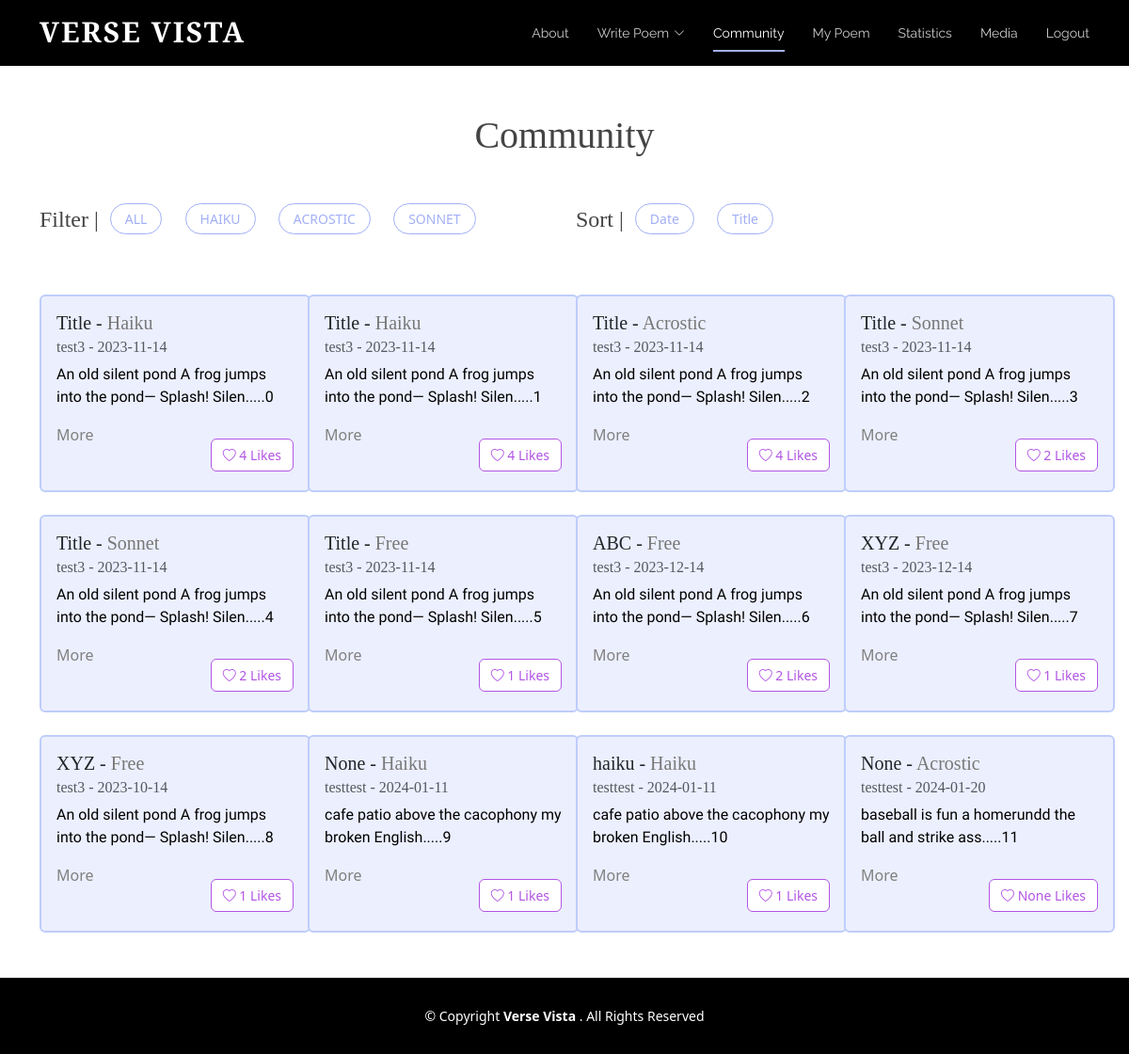
Page /board (signed in) on the earlier database version.
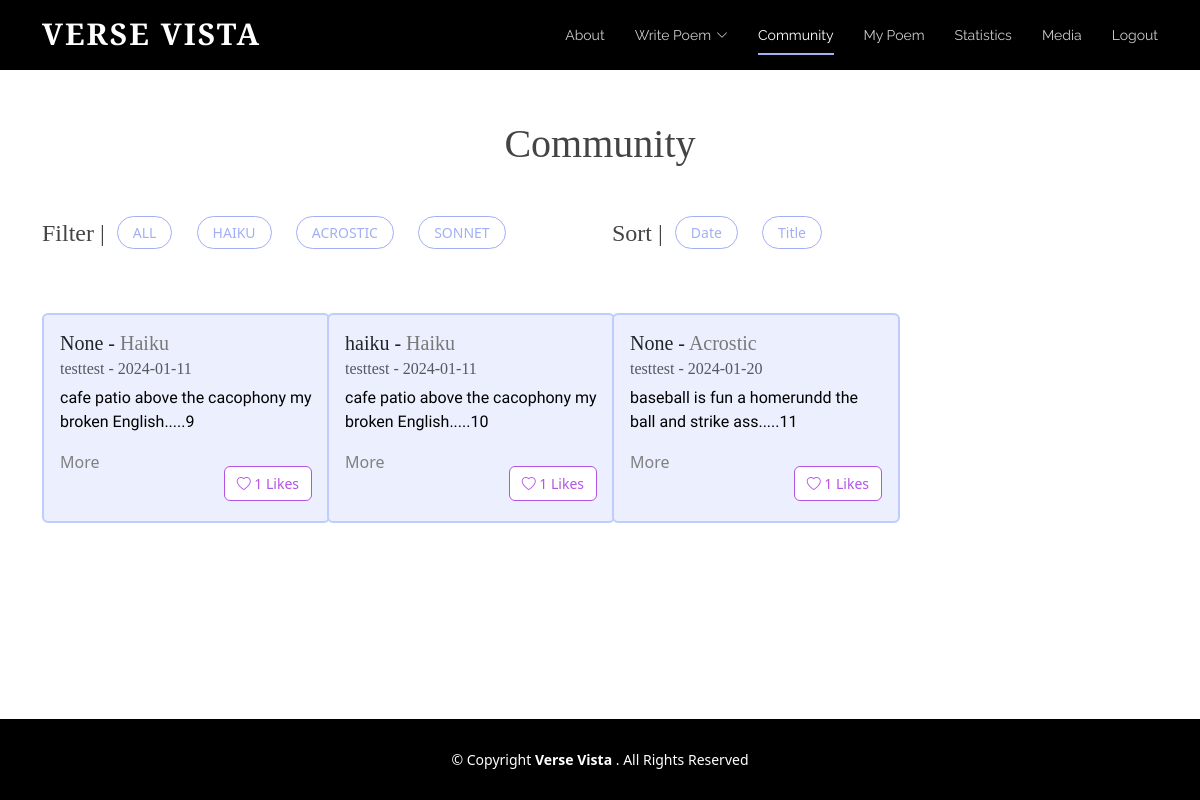
Same page on the later database version.
### tables this page shows
CREATE TABLE "Poem" (
	"username"	TEXT,
	"content"	TEXT,
	"date"	TEXT,
	"title"	TEXT,
	"type"	TEXT
, "id"	INTEGER, "numLikes"	INTEGER);

### app.py (the view)
@app.route("/board", methods=['GET', 'POST'])
def board():
	isLogin = False
	if request.method == "POST":
		pass
	else:
		isLogin = True
		conn = sqlite3.connect('static/database.db')
		cursor = conn.cursor()
		query = """
			SELECT P.username, P.content, P.date, P.title, P.type,P.id, P.numLikes,
				   COALESCE(L.liked, 0) AS liked
			FROM Poem P
			LEFT JOIN Likes L ON P.id = L.poem_id AND L.username = ?
		"""
		cursor.execute(query, (session.get("username"),))
		rows = cursor.fetchall()
		num_poems = len(rows)
		usernames = []  # ["scott", "alice"]
		contents = []  # ["poem...", "poem2..."]
		dates = []  # ["2023-12-12", "2022-10-10"]
		titles = []
		types = []
		likes = []
		ids = []
		num_likes = []
		for row in rows:
			usernames.append(row[0])
			contents.append(row[1])
			dates.append(row[2])
			titles.append(row[3])
			types.append(row[4].title())
			likes.append(row[7])
			num_likes.append(row[6])
			ids.append(row[5])
		print(likes)
		print(ids)
		print("AAAAA",num_poems)
		if "username" not in session:
			isLogin = False
			return redirect(url_for('login'))
		else:
			isLogin = True
		return render_template('board.html',ids=ids, usernames=usernames, contents=contents,
							   dates=dates, titles=titles, types=types, liked_status=likes,
							   num_poems=num_poems, num_likes = num_likes,isLogin=isLogin)

### templates/board.html (shortened to what this page needs)
<!DOCTYPE html>
<html lang="en">
  <head>
    <link href="../static/vendor/aos/aos.css" rel="stylesheet">
    <link href="../static/vendor/bootstrap/css/bootstrap.min.css" rel="stylesheet">
    <link href="../static/vendor/bootstrap-icons/bootstrap-icons.css" rel="stylesheet">
    <link href="../static/vendor/boxicons/css/boxicons.min.css" rel="stylesheet">
    <link href="../static/vendor/glightbox/css/glightbox.min.css" rel="stylesheet">
    <link href="../static/vendor/swiper/swiper-bundle.min.css" rel="stylesheet">
    <link href="../static/css/style.css" rel="stylesheet">
  </head>
<body class="d-flex flex-column min-vh-100">
      <header id="header" class="fixed-top d-flex align-items-center">
        <div class="container d-flex justify-content-between">
          <div class="logo">
            <h1><a href="{{url_for('index')}}">Verse Vista
</a></h1>
          </div>
          <nav id="navbar" class="navbar">
        <ul>
          <li><a class="nav-link scrollto" href="{{url_for('index')}}#about">About</a></li>
          <li class="dropdown"><a href="{{url_for('bwrite')}}"><span>Write Poem</span> <i class="bi bi-chevron-down"></i></a>
          </li>
          <li><a class="nav-link scrollto active" href="{{url_for('board')}}">Community</a></li>
                      <li><a class="nav-link scrollto" href="{{url_for('mypage')}}">My Poem</a></li>
          <li><a class="nav-link scrollto" href="{{url_for('statistics')}}">Statistics</a></li>
          <li><a class="nav-link scrollto" href="{{url_for('statistics')}}">Media</a></li>
          {% if isLogin %}
            <li><a class="nav-link scrollto" href="{{url_for('logout')}}">Logout</a></li>
          {% else %}
            <li><a class="nav-link scrollto" href="{{url_for('login')}}">Login</a></li>
          {% endif %}
        </ul>
          </nav>
        </div>
      </header>
  <main class="flex-grow-1">
        <div class="container board-top">
          <h1 class="mb-5 text-center">Community</h1>
          <div class="row mb-4">
            <div class="col-lg-6 d-flex">
                <h4>Filter |</h4>
                <ul class="poem-filters">
                  <li data-filter = "*">ALL</li>
                  <li data-filter = ".filter-Haiku">HAIKU</li>
                  <li data-filter = ".filter-Acrostic">ACROSTIC</li>
                  <li data-filter = ".filter-Sonnet">SONNET</li>
                </ul>
            </div>
            <div class="col-lg-6 d-flex">
                <h4>Sort |</h4>
                <ul class="poem-filters">
                    <li class="sorting" data-sort-by ="date">Date</li>
                    <li class="sorting"  data-sort-by ="title">Title</li>
                </ul>
            </div>
          </div>
          <div class="row poem-container">
            {% for i in range(num_poems) %}
              {% if i < 4 %}
                <div class="col-md-6 col-lg-3 poem-item filter-{{types[i]}} mt-4 mt-md-4" data-title="{{titles[i]}}" data-date="{{dates[i][0:10]}}" data-type="{{types[i]}}">
              {% else %}
                <div class="col-md-6 col-lg-3 poem-item filter-{{types[i]}} mt-4 mt-md-4 mt-lg-4"data-title="{{titles[i]}}"  data-date="{{ dates[i][0:10]}}" data-type="{{types[i]}}">
              {% endif %}
              <div class="card poem-card mx-auto" style="width: 18rem;">
                <div class="card-body">
                  <h5 class="card-title"><span class="title">{{titles[i]}}</span> - <span class="board-poemtype type">{{types[i]}}</span></h5>
                  <h6 class="card-subtitle mb-2 text-muted">{{usernames[i]}} - <span class="date">{{dates[i][0:10]}}</span></h6>
                  <p class="card-text">{{contents[i][0:60]}}.....{{ids[i]}}</p>
                <div class="d-flex justify-content-between">
                  <a class="card-link" data-bs-toggle="modal" data-bs-target="#poemModal" data-title="{{titles[i]}}" data-type="{{types[i]}}" data-username="{{usernames[i]}}" data-date="{{dates[i][0:10]}}" data-content="{{contents[i]}}">
  More
</a>
                    {% if liked_status[i] == 1 %}
                  <div class="text-right">
                    <button class="mt-3 btn btn-outline-danger like-button really-like" data-poem-id="{{ ids[i] }}" data-username="{{ usernames[i] }}" data-liked="{{ liked_status[i] }}">
      <i class="bi bi-heart-fill"></i> <span class="like-count">{{ num_likes[i] }}</span> Likes
                    </button>
                  </div>
                    {%else %}
                                      <div class="text-right">
                    <button class="mt-3 btn btn-outline-danger like-button" data-poem-id="{{ ids[i] }}" data-username="{{ usernames[i] }}" data-liked="{{ liked_status[i] }}">
      <i class="bi bi-heart"></i> <span class="like-count">{{ num_likes[i] }}</span> Likes
                    </button>
                  </div>
                    {% endif %}
                </div>
                </div>
              </div>
            </div>
            {% endfor %}
          </div>
        </div>
      </main>
  <footer id="footer" class="mt-5">
    <div class="container">
      <div class="copyright">
        &copy; Copyright <strong><span>Verse Vista
</span></strong>. All Rights Reserved
      </div>
    </div>
  </footer>
  </body>
</html>

### static/css/style.css (style rules this page uses)
body { color: #444444; }
a { color: #1bac91; text-decoration: none; }
h1, h2, h3, h4, h5, h6 { font-family: 'Cormorant Garamond', serif; }
#header { height: 70px; transition: all 0.5s; z-index: 997; background: #000; }
#header .logo h1 { font-size: 30px; margin: 0; padding: 6px 0; line-height: 1; font-weight: 700; letter-spacing: 2px; text-transform: uppercase; }
#header .logo h1 a, #header .logo h1 a:hover { color: #fff; text-decoration: none; }
.navbar { padding: 0; }
.navbar ul { margin: 0; padding: 0; display: flex; list-style: none; align-items: center; }
.navbar li { position: relative; }
.navbar>ul>li+li { margin-left: 30px; }
.navbar a, .navbar a:focus { display: flex; align-items: center; justify-content: space-between; padding: 12px 0; font-size: 14px; font-family: "Raleway", sans-serif; color: rgba(255, 255, 255, 0.8); white-space: nowrap; transition: 0.3s; position: relative; }
.navbar a i, .navbar a:focus i { font-size: 12px; line-height: 0; margin-left: 5px; }
.navbar>ul>li>a:before { content: ""; position: absolute; width: 100%; height: 2px; bottom: 3px; left: 0; background-color: #A2AFF6; visibility: hidden; width: 0px; transition: all 0.3s ease-in-out 0s; }
.navbar a:hover:before, .navbar li:hover>a:before, .navbar .active:before { visibility: visible; width: 100%; }
.navbar a:hover, .navbar .active, .navbar .active:focus, .navbar li:hover>a { color: #fff; }
#footer { background: black; padding: 0 0 30px 0; color: #fff; font-size: 14px; }
#footer .copyright { text-align: center; padding-top: 30px; }
body p { color: black; font-family: 'Nanum Myeongjo', serif; }
body a { color: gray; }
body { margin: 0; }
.board-top { margin-top: 120px; }
.board-poemtype { color:#787878; }
.poem-filters { list-style: none; margin-left: -20px; }
.board-top h4 { margin-top: 3px; }
.poem-filters li { cursor: pointer; font-size: 14px; display: inline-block; background: white; border: 1px solid #A2AFF6; padding: 5px 15px 5px 15px; border-radius: 50px; margin-right: 20px; color: #A2AFF6; font-weight: 500; }
.card-link { cursor:pointer }
.like-button { font-size:14px; }
.btn-outline-danger { background-color:white !important; color:#B255E3 !important; border:1px solid #B255E3 !important; }
.poem-card { height: 210px; background-color:#ECEFFE; border: 2px solid #BECDFB; transition: transform 0.3s ease-in-out; }

Differences in the rows shown:
removed Poem: title "Title", type "Haiku", username "test3", date "2023-11-14", content "An old silent pond A frog jumps into the pond— Splash! Silen", id "0", numLikes "4"
removed Poem: title "Title", type "Haiku", username "test3", date "2023-11-14", content "An old silent pond A frog jumps into the pond— Splash! Silen", id "1", numLikes "4"
removed Poem: title "Title", type "Acrostic", username "test3", date "2023-11-14", content "An old silent pond A frog jumps into the pond— Splash! Silen", id "2", numLikes "4"
removed Poem: title "Title", type "Sonnet", username "test3", date "2023-11-14", content "An old silent pond A frog jumps into the pond— Splash! Silen", id "3", numLikes "2"
removed Poem: title "Title", type "Sonnet", username "test3", date "2023-11-14", content "An old silent pond A frog jumps into the pond— Splash! Silen", id "4", numLikes "2"
removed Poem: title "Title", type "Free", username "test3", date "2023-11-14", content "An old silent pond A frog jumps into the pond— Splash! Silen", id "5", numLikes "1"
removed Poem: title "ABC", type "Free", username "test3", date "2023-12-14", content "An old silent pond A frog jumps into the pond— Splash! Silen", id "6", numLikes "2"
removed Poem: title "XYZ", type "Free", username "test3", date "2023-12-14", content "An old silent pond A frog jumps into the pond— Splash! Silen", id "7", numLikes "1"
removed Poem: title "XYZ", type "Free", username "test3", date "2023-10-14", content "An old silent pond A frog jumps into the pond— Splash! Silen", id "8", numLikes "1"
changed Poem "None": numLikes "None" → "1"
